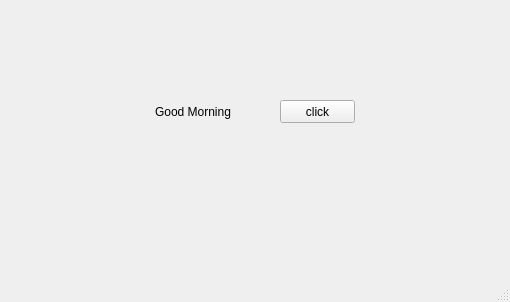
<?xml version="1.0" encoding="UTF-8"?>
<ui version="4.0">
 <class>MainWindow</class>
 <widget class="QMainWindow" name="MainWindow">
  <property name="geometry">
   <rect>
    <x>0</x>
    <y>0</y>
    <width>510</width>
    <height>302</height>
   </rect>
  </property>
  <property name="windowTitle">
   <string>MainWindow</string>
  </property>
  <widget class="QWidget" name="centralwidget">
   <widget class="QPushButton" name="btn">
    <property name="geometry">
     <rect>
      <x>280</x>
      <y>100</y>
      <width>75</width>
      <height>23</height>
     </rect>
    </property>
    <property name="text">
     <string>click</string>
    </property>
   </widget>
   <widget class="QLabel" name="lbl">
    <property name="geometry">
     <rect>
      <x>155</x>
      <y>102</y>
      <width>101</width>
      <height>20</height>
     </rect>
    </property>
    <property name="text">
     <string>Good Morning</string>
    </property>
   </widget>
  </widget>
  <widget class="QMenuBar" name="menubar">
   <property name="geometry">
    <rect>
     <x>0</x>
     <y>0</y>
     <width>510</width>
     <height>21</height>
    </rect>
   </property>
  </widget>
  <widget class="QStatusBar" name="statusbar"/>
 </widget>
 <resources/>
 <connections/>
</ui>
